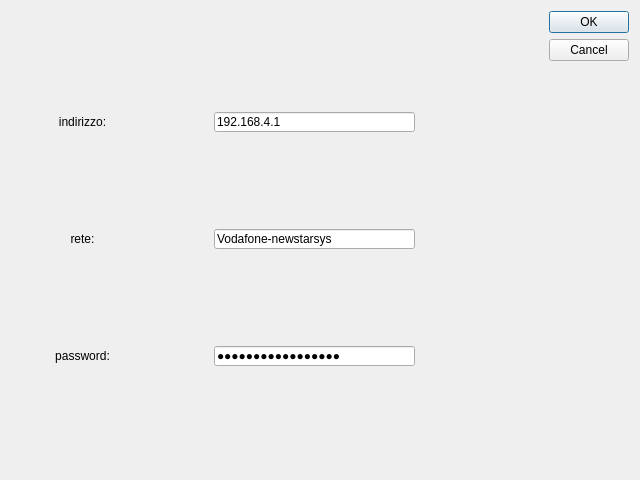
<?xml version="1.0" encoding="UTF-8"?>
<ui version="4.0">
 <class>Dialog_impostazioni</class>
 <widget class="QDialog" name="Dialog_impostazioni">
  <property name="geometry">
   <rect>
    <x>0</x>
    <y>0</y>
    <width>640</width>
    <height>480</height>
   </rect>
  </property>
  <property name="windowTitle">
   <string>Settings</string>
  </property>
  <property name="modal">
   <bool>true</bool>
  </property>
  <layout class="QGridLayout" name="gridLayout">
   <item row="0" column="0">
    <layout class="QVBoxLayout" name="verticalLayout">
     <property name="spacing">
      <number>60</number>
     </property>
     <property name="leftMargin">
      <number>0</number>
     </property>
     <property name="topMargin">
      <number>64</number>
     </property>
     <property name="rightMargin">
      <number>128</number>
     </property>
     <property name="bottomMargin">
      <number>64</number>
     </property>
     <item>
      <layout class="QHBoxLayout" name="horizontalLayout">
       <item>
        <widget class="QLabel" name="label_indirizzo">
         <property name="text">
          <string>indirizzo:</string>
         </property>
         <property name="alignment">
          <set>Qt::AlignCenter</set>
         </property>
         <property name="buddy">
          <cstring>line_indirizzo</cstring>
         </property>
        </widget>
       </item>
       <item>
        <widget class="QLineEdit" name="line_indirizzo">
         <property name="minimumSize">
          <size>
           <width>201</width>
           <height>20</height>
          </size>
         </property>
         <property name="maximumSize">
          <size>
           <width>201</width>
           <height>20</height>
          </size>
         </property>
         <property name="text">
          <string>192.168.4.1</string>
         </property>
        </widget>
       </item>
      </layout>
     </item>
     <item>
      <layout class="QHBoxLayout" name="horizontalLayout_2">
       <item>
        <widget class="QLabel" name="label_rete">
         <property name="text">
          <string>rete:</string>
         </property>
         <property name="alignment">
          <set>Qt::AlignCenter</set>
         </property>
         <property name="buddy">
          <cstring>line_rete</cstring>
         </property>
        </widget>
       </item>
       <item>
        <widget class="QLineEdit" name="line_rete">
         <property name="minimumSize">
          <size>
           <width>201</width>
           <height>20</height>
          </size>
         </property>
         <property name="maximumSize">
          <size>
           <width>201</width>
           <height>20</height>
          </size>
         </property>
         <property name="text">
          <string>Vodafone-newstarsys</string>
         </property>
        </widget>
       </item>
      </layout>
     </item>
     <item>
      <layout class="QHBoxLayout" name="horizontalLayout_3">
       <item>
        <widget class="QLabel" name="label_password">
         <property name="text">
          <string>password:</string>
         </property>
         <property name="alignment">
          <set>Qt::AlignCenter</set>
         </property>
         <property name="buddy">
          <cstring>line_password</cstring>
         </property>
        </widget>
       </item>
       <item>
        <widget class="QLineEdit" name="line_password">
         <property name="sizePolicy">
          <sizepolicy hsizetype="Fixed" vsizetype="Fixed">
           <horstretch>0</horstretch>
           <verstretch>0</verstretch>
          </sizepolicy>
         </property>
         <property name="minimumSize">
          <size>
           <width>201</width>
           <height>20</height>
          </size>
         </property>
         <property name="maximumSize">
          <size>
           <width>201</width>
           <height>20</height>
          </size>
         </property>
         <property name="text">
          <string>bavariaRose@0wifi</string>
         </property>
         <property name="echoMode">
          <enum>QLineEdit::Password</enum>
         </property>
        </widget>
       </item>
      </layout>
     </item>
    </layout>
   </item>
   <item row="0" column="1">
    <widget class="QDialogButtonBox" name="bot_settings_box">
     <property name="orientation">
      <enum>Qt::Vertical</enum>
     </property>
     <property name="standardButtons">
      <set>QDialogButtonBox::Cancel|QDialogButtonBox::Ok</set>
     </property>
    </widget>
   </item>
  </layout>
 </widget>
 <resources/>
 <connections>
  <connection>
   <sender>bot_settings_box</sender>
   <signal>accepted()</signal>
   <receiver>Dialog_impostazioni</receiver>
   <slot>accept()</slot>
   <hints>
    <hint type="sourcelabel">
     <x>248</x>
     <y>254</y>
    </hint>
    <hint type="destinationlabel">
     <x>157</x>
     <y>274</y>
    </hint>
   </hints>
  </connection>
  <connection>
   <sender>bot_settings_box</sender>
   <signal>rejected()</signal>
   <receiver>Dialog_impostazioni</receiver>
   <slot>reject()</slot>
   <hints>
    <hint type="sourcelabel">
     <x>316</x>
     <y>260</y>
    </hint>
    <hint type="destinationlabel">
     <x>286</x>
     <y>274</y>
    </hint>
   </hints>
  </connection>
 </connections>
</ui>
